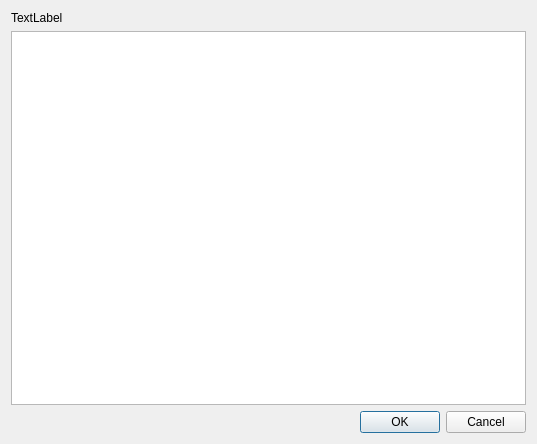
<?xml version="1.0" encoding="UTF-8"?>
<ui version="4.0">
 <class>Filebrowser</class>
 <widget class="QDialog" name="Filebrowser">
  <property name="geometry">
   <rect>
    <x>0</x>
    <y>0</y>
    <width>537</width>
    <height>444</height>
   </rect>
  </property>
  <property name="windowTitle">
   <string>Filebrowser</string>
  </property>
  <layout class="QVBoxLayout" name="verticalLayout_2">
   <item>
    <layout class="QVBoxLayout" name="verticalLayout">
     <item>
      <widget class="QLabel" name="hint_label">
       <property name="text">
        <string>TextLabel</string>
       </property>
      </widget>
     </item>
     <item>
      <widget class="QTreeView" name="treeView"/>
     </item>
     <item>
      <widget class="QDialogButtonBox" name="buttonBox">
       <property name="orientation">
        <enum>Qt::Horizontal</enum>
       </property>
       <property name="standardButtons">
        <set>QDialogButtonBox::Cancel|QDialogButtonBox::Ok</set>
       </property>
      </widget>
     </item>
    </layout>
   </item>
  </layout>
 </widget>
 <resources/>
 <connections>
  <connection>
   <sender>buttonBox</sender>
   <signal>rejected()</signal>
   <receiver>Filebrowser</receiver>
   <slot>reject()</slot>
   <hints>
    <hint type="sourcelabel">
     <x>316</x>
     <y>260</y>
    </hint>
    <hint type="destinationlabel">
     <x>286</x>
     <y>274</y>
    </hint>
   </hints>
  </connection>
 </connections>
</ui>
